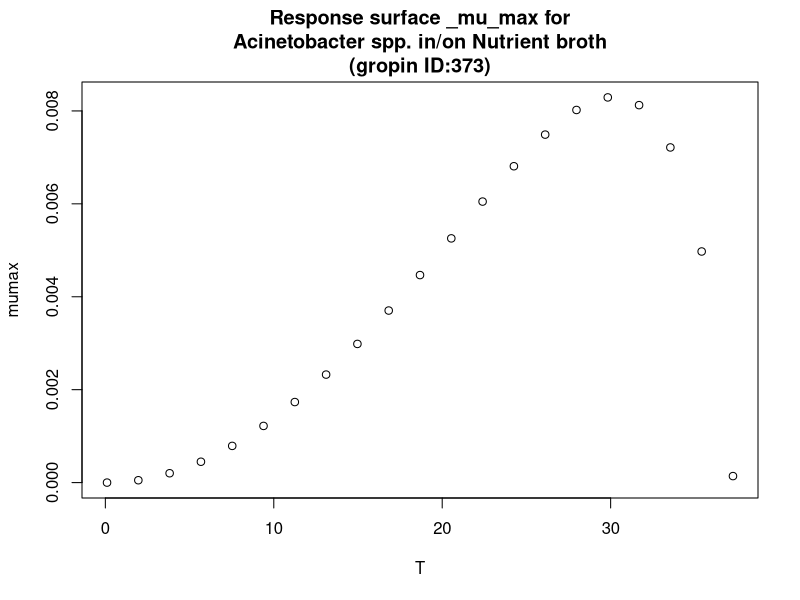

R code for this plot:
#############################
# start of Parameter script
#############################
T <- seq(0.1001,37.2627372627373,length.out=21)
#############################
# end of Parameter script
#############################
############################# 
# start of Model script Gropin ID 373 
#############################
 
# constant coefficients for this model
 
variables <- data.frame(T)
argumentsPar <- unique.data.frame(expand.grid(variables))
 
# heart of the model
response_surface <- function(T) {
   mumax <-(8.3*(10^-3)*(T-37.3)*((T-0.1)^2))/((30.2-0.1)*((30.2-0.1)*(T-30.2)-(30.2-37.3)*(30.2+0.1-2*T)))

	return(mumax=mumax)
} 

# output parameters
responseSurface <- cbind(argumentsPar,response_surface(argumentsPar['T']))
colnames(responseSurface) <- c(colnames(argumentsPar),'mumax')
#############################
# End of Model script
#############################
############################# 
# start of Visualisation script Gropin ID 373 
#############################
titleText <-'Response surface _mu_max for
Acinetobacter spp. in/on Nutrient broth
(gropin ID:373)'
plot(T,responseSurface$'mumax',xlab='T',
                          ylab='mumax',main=titleText)
#############################
# End of Visualisation script
#############################
